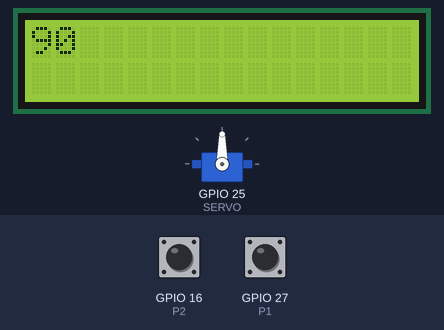
Bench run of a sketch on a simulated ESP32. On the bench: servo, 16×2 character LCD. The inputs (shaded band) are chosen by the test bench; at power-on: GPIO 27 (P1) HIGH, GPIO 16 (P2) HIGH.

Above: at 1.3 s.
1.4 s: GPIO 27 (P1) pulled LOW for 0.15 s
At 2.6 s:
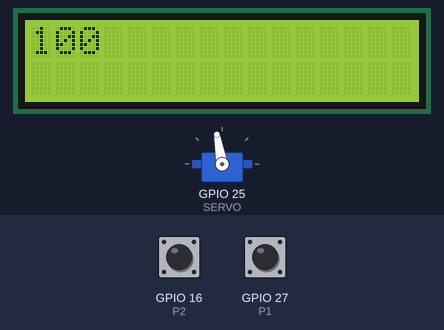
3.0 s: GPIO 27 (P1) pulled LOW for 1 s
At 5.0 s:
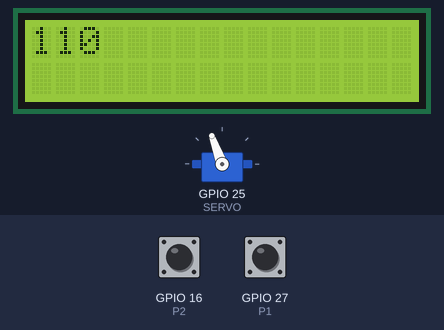
5.5 s: GPIO 27 (P1) pulled LOW for 0.15 s
At 6.8 s:
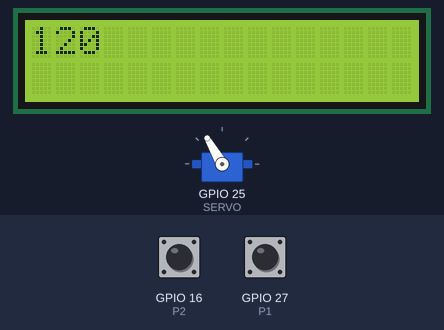
7.1 s: GPIO 16 (P2) pulled LOW for 0.15 s
At 8.1 s:
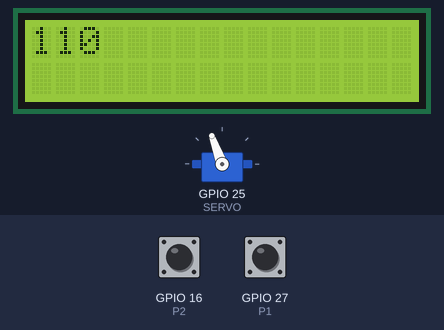
8.7 s: GPIO 27 (P1) pulled LOW for 3.2 s
At 12.3 s:
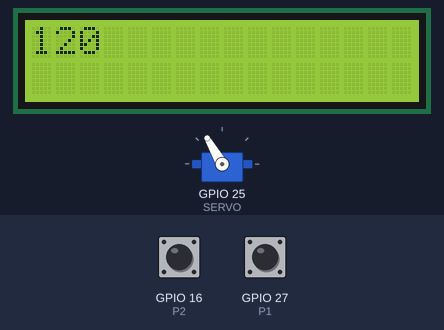
13.4 s: GPIO 16 (P2) pulsed LOW 5 times (0.12 s each, 0.3 s apart)
At 15.1 s:
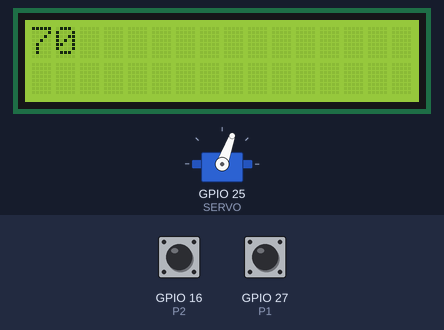
Timing chart, 0 to 16.6 s (numbered marks = the images above; inputs shaded):
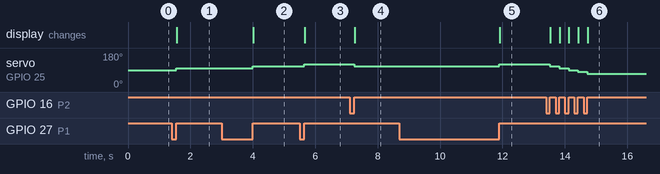

The sketch:

S02_control_pasos.ino
```cpp
// Titulo: S02_control_pasos
// Autor: Gabriel Bravo T31A

#include <ESP32Servo.h>
#include <LiquidCrystal_PCF8574.h>

#define P1 27
#define P2 16
#define SERVO 25

//Objeto Reloj (Gabriel Bravo Clock)
struct GBClock
{
public:

  void start()
  {
    startTime = millis();
    running = true;
  }

  unsigned long stop()
  {
    running = false;
    return millis() - startTime;
  }

  unsigned long restart()
  {
    unsigned long elapsed = stop();
    start();
    return elapsed;
  }

  bool check(unsigned long mark)
  {
    if (!running) return false;

    return millis() - startTime >= mark;
  }

  unsigned long elapsed()
  {
    if(running) return millis() - startTime;
    else return 0;
  }

  bool started()
  {
    return running;
  }

private:

  unsigned long startTime = 0;
  bool running = false;
};

GBClock clock1;
Servo servo;
LiquidCrystal_PCF8574 lcd(0x3F);

bool p1Pressed = false;
bool p2Pressed = false;

unsigned int angle = 90;

void LCDWrite(unsigned int _angle)
{
  lcd.clear();
  lcd.home();
  lcd.print(angle);
}

void setup()
{
  ESP32PWM::allocateTimer(0);
  servo.setPeriodHertz(50);
  servo.attach(SERVO, 600, 2400);

  lcd.begin(16, 2);
  lcd.setBacklight(255);

  pinMode(P1, INPUT_PULLUP);
  pinMode(P2, INPUT_PULLUP);

  LCDWrite(angle);
  servo.write(angle);
  delay(50);
}

void loop()
{
  if(!digitalRead(P1)) p1Pressed = true;
  if(!digitalRead(P2)) p2Pressed = true;

  if(digitalRead(P1) && p1Pressed)
  {
    p1Pressed = false;

    if(angle < 180)
    {
      angle += 10;
      servo.write(angle);
      LCDWrite(angle);
      delay(50);
    }
  }

  if(digitalRead(P2) && p2Pressed)
  {
    p2Pressed = false;

    if(angle > 0)
    {
      angle -= 10;
      servo.write(angle);
      LCDWrite(angle);
      delay(60);
    }
  }
}
```

Measured:
- after the input at 1.4 s, servo on GPIO 25 (SERVO): 90° → 100° after 0.15 s; the display: changes after 0.16 s (image 1)
- after the input at 3.0 s, servo on GPIO 25 (SERVO): 100° → 110° after 1.0 s; the display: changes after 1.0 s (image 2)
- after the input at 5.5 s, servo on GPIO 25 (SERVO): 110° → 120° after 0.15 s; the display: changes after 0.16 s (image 3)
- after the input at 7.1 s, servo on GPIO 25 (SERVO): 120° → 110° after 0.15 s; the display: changes after 0.16 s (image 4)
- after the input at 8.7 s, servo on GPIO 25 (SERVO): 110° → 120° after 3.2 s; the display: changes after 3.2 s (image 5)
- after the input at 13.4 s, servo on GPIO 25 (SERVO): moves from 120° to 70° over 1.2 s, starting after 0.12 s; the display: first changes after 0.13 s (image 6 shows a later state)
